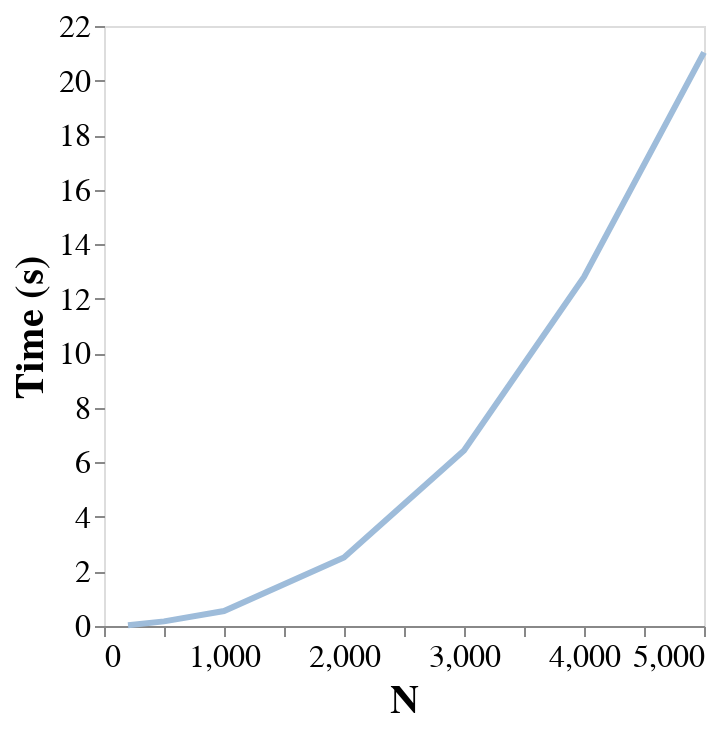

Here is the notebook cell this chart was saved with:
### Code cell
chart = alt.Chart(df_NE).mark_line(color=markColor, opacity=1, size=3).encode(
    x=alt.X('N:Q'),
    y=alt.Y('time:Q', title="Time (s)"),
)
chart

### Figure 1 — Vega specification as saved in the notebook (floating-point values rounded to 4 significant figures)
{"$schema": "https://vega.github.io/schema/vega/v5.json", "data": [{"name": "source_0", "values": [{"N": 200, "time": 0.02366}, {"N": 500, "time": 0.1686}, {"N": 1000, "time": 0.5476}, {"N": 2000, "time": 2.511}, {"N": 3000, "time": 6.432}, {"N": 4000, "time": 12.8}, {"N": 5000, "time": 21.04}]}, {"name": "source_0_x_domain_N", "values": [{"min": 200, "max": 5000}]}, {"name": "source_0_y_domain_time", "values": [{"min": 0.02366, "max": 21.04}]}], "marks": [{"type": "line", "name": "marks", "from": {"data": "source_0"}, "sort": {"field": "datum[\"N\"]"}, "encode": {"update": {"opacity": {"value": 1}, "stroke": {"value": "#9ebcda"}, "strokeWidth": {"value": 3}, "description": {"signal": "\"N: \" + (format(datum[\"N\"], \"\")) + \"; Time (s): \" + (format(datum[\"time\"], \"\"))"}, "y": {"field": "time", "scale": "y"}, "x": {"field": "N", "scale": "x"}, "defined": {"signal": "isValid(datum[\"N\"]) && isFinite(+datum[\"N\"]) && isValid(datum[\"time\"]) && isFinite(+datum[\"time\"])"}}}, "style": ["line"]}], "scales": [{"name": "x", "type": "linear", "domain": [{"signal": "(data(\"source_0_x_domain_N\")[0] || {}).min"}, {"signal": "(data(\"source_0_x_domain_N\")[0] || {}).max"}], "range": [0, {"signal": "width"}], "nice": true, "zero": false}, {"name": "y", "type": "linear", "domain": [{"signal": "(data(\"source_0_y_domain_time\")[0] || {}).min"}, {"signal": "(data(\"source_0_y_domain_time\")[0] || {}).max"}], "range": [{"signal": "height"}, 0], "zero": true, "nice": true}], "axes": [{"scale": "x", "grid": false, "orient": "bottom", "labelFlush": true, "labelOverlap": true, "title": "N", "tickCount": {"signal": "ceil(width/40)"}, "zindex": 0}, {"scale": "y", "labelOverlap": true, "zindex": 0, "title": "Time (s)", "tickCount": {"signal": "ceil(height/40)"}, "grid": false, "orient": "left"}], "height": 300, "background": "white", "style": "cell", "config": {"mark": {"fill": "#9ebcda"}, "axisX": {"labelFont": "monospace", "labelFontSize": 16, "titleFontSize": 20, "grid": false}, "axisY": {"domain": false, "grid": false, "labelFont": "monospace", "labelFontSize": 16, "titleFontSize": 20}, "legend": {"titleFontSize": 20, "labelFontSize": 16}, "style": {"cell": {"height": 300, "width": 300}, "line": {"fill": null, "stroke": "black"}, "group-title": {"fontSize": 18, "font": "monospace", "fontColor": "#000000"}}}, "width": 300, "padding": 5}
